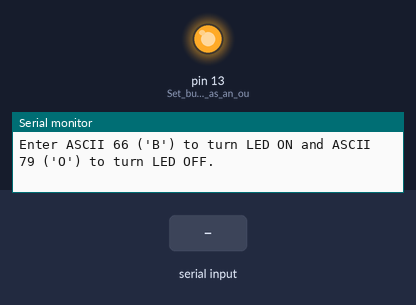
Recording of a sketch running on a simulated Arduino Uno, built with avr-gcc and run on an emulated ATmega328P. Parts: output pins drawn as LEDs (lit = HIGH), the last lines printed to the serial monitor. The test bench sets the inputs (shaded band). Not simulated (calls return 0 or success): arduino_secrets.h.

Above: at 1.2 s.
1.3 s: "B" received over Serial
At 2.0 s:
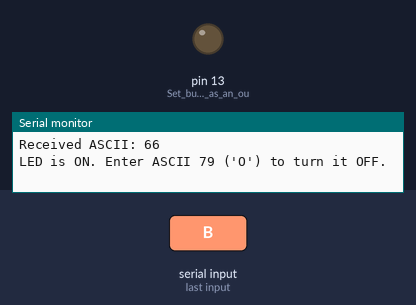
2.8 s: "O" received over Serial
At 3.1 s:
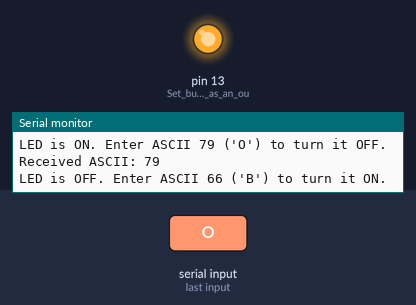
Timing chart, 0 to 5.8 s (numbered marks = the images above; inputs shaded):
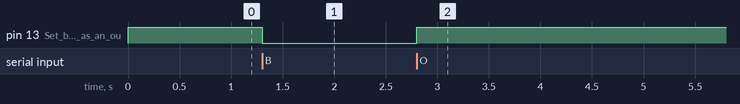

Measured:
- after the input at 1.3 s, pin 13 (Set_built-in_LED_as_an_ou): HIGH → LOW at once
- after the input at 2.8 s, pin 13 (Set_built-in_LED_as_an_ou): LOW → HIGH at once

The sketch:

ASCII_compliant_code.ino
```cpp
#include "arduino_secrets.h"

void setup() {
  Serial.begin(9600);        // Start Serial communication at 9600 baud
  pinMode(LED_BUILTIN, OUTPUT); // Set built-in LED as an output
  digitalWrite(LED_BUILTIN, HIGH); // Start with LED OFF

  Serial.println("Enter ASCII 66 ('B') to turn LED ON and ASCII 79 ('O') to turn LED OFF.");
}

void loop() {
  // Check if data is available in the Serial Monitor
  if (Serial.available() > 0) {
    char incomingByte = Serial.read(); // Read input
    int asciiValue = (int)incomingByte; // Convert character to ASCII

    Serial.print("Received ASCII: ");
    Serial.println(asciiValue); // Print ASCII value

    if (asciiValue == 66) { // ASCII for 'B'
      digitalWrite(LED_BUILTIN, LOW); // Turn LED ON
      Serial.println("LED is ON. Enter ASCII 79 ('O') to turn it OFF.");
    }
    else if (asciiValue == 79) { // ASCII for 'O'
      digitalWrite(LED_BUILTIN, HIGH); // Turn LED OFF
      Serial.println("LED is OFF. Enter ASCII 66 ('B') to turn it ON.");
    }
    else {
      Serial.println("Invalid input. Enter ASCII 66 ('B') or ASCII 79 ('O').");
    }
  }
}
```
